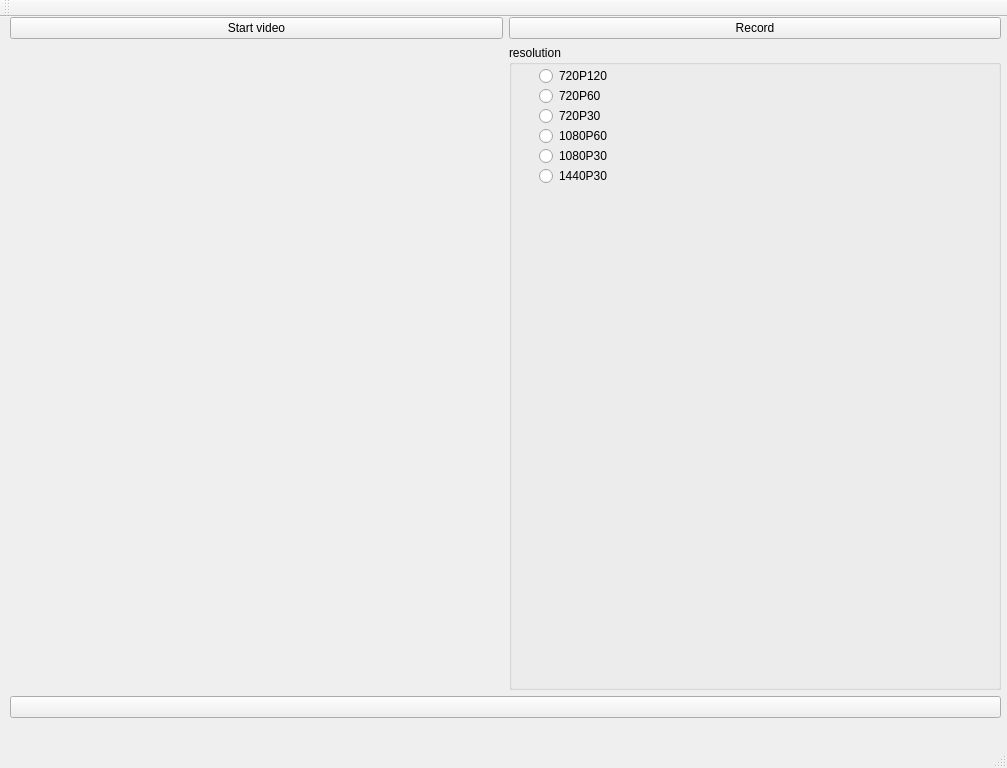
<?xml version="1.0" encoding="UTF-8"?>
<ui version="4.0">
 <class>MainWindow</class>
 <widget class="QMainWindow" name="MainWindow">
  <property name="geometry">
   <rect>
    <x>0</x>
    <y>0</y>
    <width>1007</width>
    <height>768</height>
   </rect>
  </property>
  <property name="windowTitle">
   <string>MainWindow</string>
  </property>
  <property name="styleSheet">
   <string notr="true"/>
  </property>
  <widget class="QWidget" name="centralwidget">
   <widget class="QWidget" name="verticalLayoutWidget">
    <property name="geometry">
     <rect>
      <x>10</x>
      <y>0</y>
      <width>991</width>
      <height>701</height>
     </rect>
    </property>
    <layout class="QVBoxLayout" name="verticalLayout">
     <item>
      <layout class="QHBoxLayout" name="horizontalLayout">
       <item>
        <layout class="QVBoxLayout" name="viewfinder">
         <item>
          <widget class="QPushButton" name="startButton">
           <property name="text">
            <string>Start video</string>
           </property>
          </widget>
         </item>
         <item>
          <widget class="QLabel" name="frame">
           <property name="text">
            <string/>
           </property>
          </widget>
         </item>
        </layout>
       </item>
       <item>
        <layout class="QVBoxLayout" name="control">
         <item>
          <widget class="QPushButton" name="wireframe">
           <property name="text">
            <string>Record</string>
           </property>
           <property name="checkable">
            <bool>true</bool>
           </property>
          </widget>
         </item>
         <item>
          <widget class="QGroupBox" name="resBox">
           <property name="title">
            <string>resolution</string>
           </property>
           <property name="checkable">
            <bool>false</bool>
           </property>
           <widget class="QRadioButton" name="radioButton_720_120">
            <property name="geometry">
             <rect>
              <x>30</x>
              <y>20</y>
              <width>117</width>
              <height>22</height>
             </rect>
            </property>
            <property name="text">
             <string>720P120</string>
            </property>
           </widget>
           <widget class="QRadioButton" name="radioButton_720_60">
            <property name="geometry">
             <rect>
              <x>30</x>
              <y>40</y>
              <width>117</width>
              <height>22</height>
             </rect>
            </property>
            <property name="text">
             <string>720P60</string>
            </property>
           </widget>
           <widget class="QRadioButton" name="radioButton_1080_60">
            <property name="geometry">
             <rect>
              <x>30</x>
              <y>80</y>
              <width>117</width>
              <height>22</height>
             </rect>
            </property>
            <property name="text">
             <string>1080P60</string>
            </property>
           </widget>
           <widget class="QRadioButton" name="radioButton_1080_30">
            <property name="geometry">
             <rect>
              <x>30</x>
              <y>100</y>
              <width>117</width>
              <height>22</height>
             </rect>
            </property>
            <property name="text">
             <string>1080P30</string>
            </property>
           </widget>
           <widget class="QRadioButton" name="radioButton_1440_30">
            <property name="geometry">
             <rect>
              <x>30</x>
              <y>120</y>
              <width>117</width>
              <height>22</height>
             </rect>
            </property>
            <property name="text">
             <string>1440P30</string>
            </property>
           </widget>
           <widget class="QRadioButton" name="radioButton_720_30">
            <property name="geometry">
             <rect>
              <x>30</x>
              <y>60</y>
              <width>117</width>
              <height>22</height>
             </rect>
            </property>
            <property name="text">
             <string>720P30</string>
            </property>
           </widget>
          </widget>
         </item>
        </layout>
       </item>
      </layout>
     </item>
     <item>
      <widget class="QPushButton" name="preview_button">
       <property name="text">
        <string/>
       </property>
       <property name="iconSize">
        <size>
         <width>100</width>
         <height>100</height>
        </size>
       </property>
      </widget>
     </item>
    </layout>
   </widget>
  </widget>
  <widget class="QMenuBar" name="menubar">
   <property name="geometry">
    <rect>
     <x>0</x>
     <y>0</y>
     <width>1007</width>
     <height>25</height>
    </rect>
   </property>
  </widget>
  <widget class="QStatusBar" name="statusbar"/>
  <widget class="QToolBar" name="toolBar">
   <property name="windowTitle">
    <string>toolBar</string>
   </property>
   <attribute name="toolBarArea">
    <enum>TopToolBarArea</enum>
   </attribute>
   <attribute name="toolBarBreak">
    <bool>false</bool>
   </attribute>
  </widget>
 </widget>
 <resources/>
 <connections/>
</ui>
